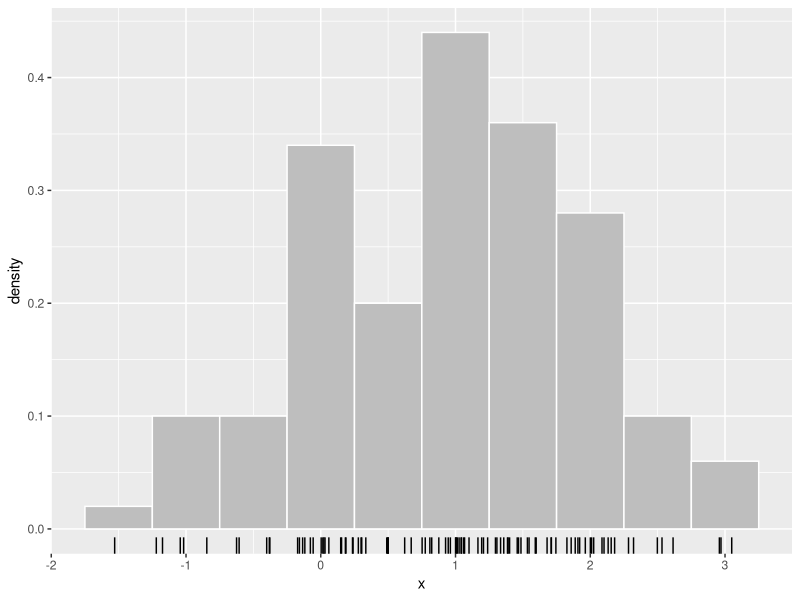
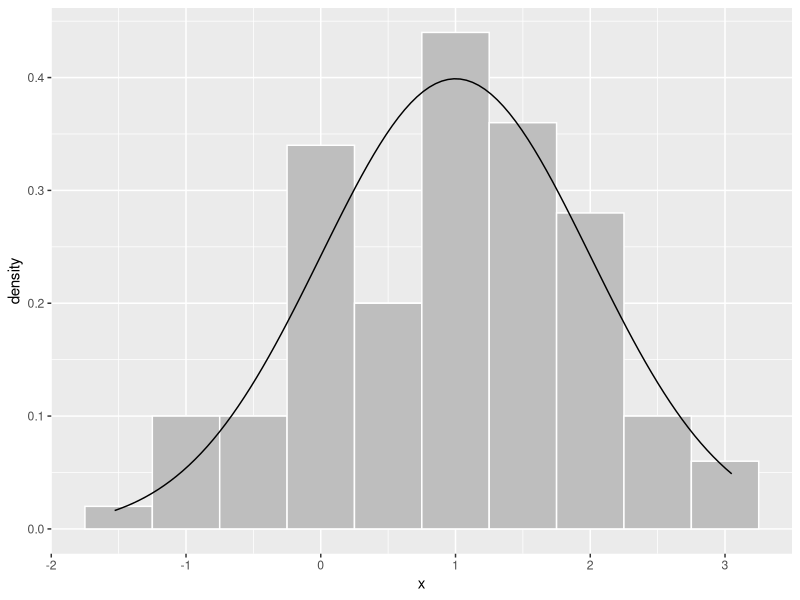
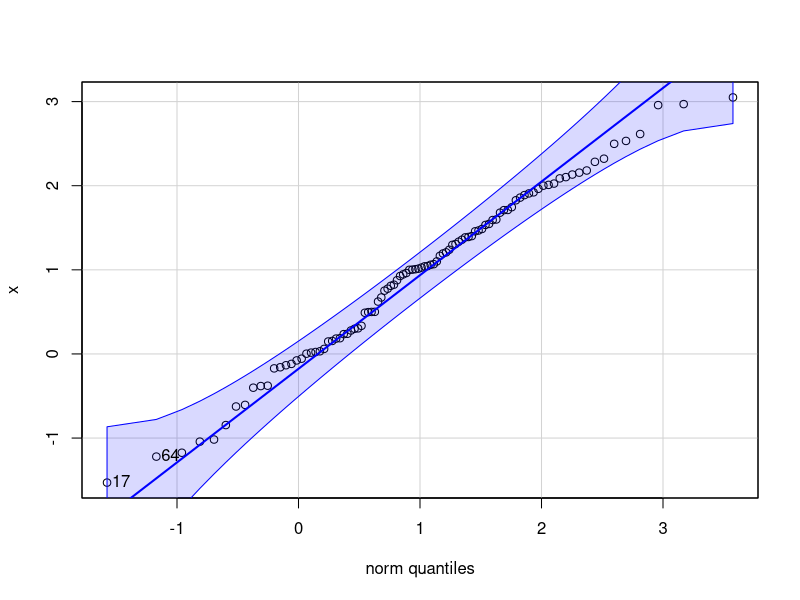
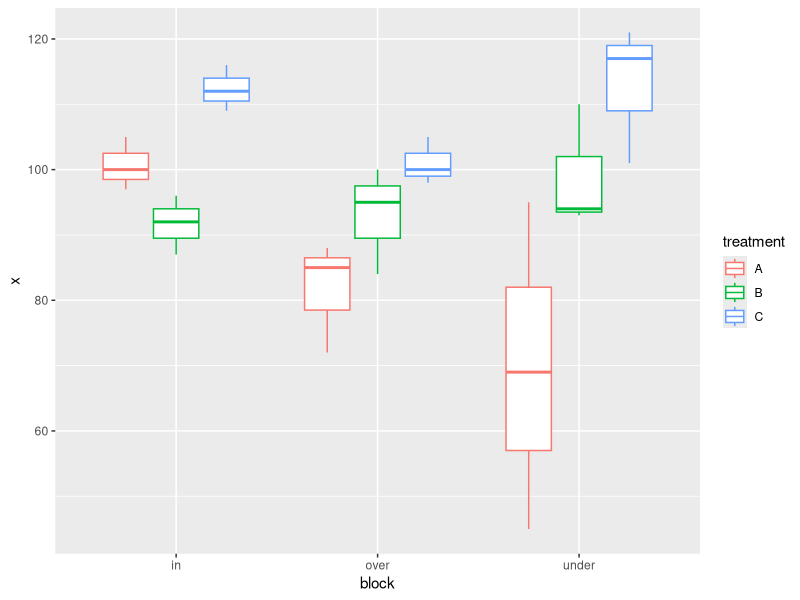
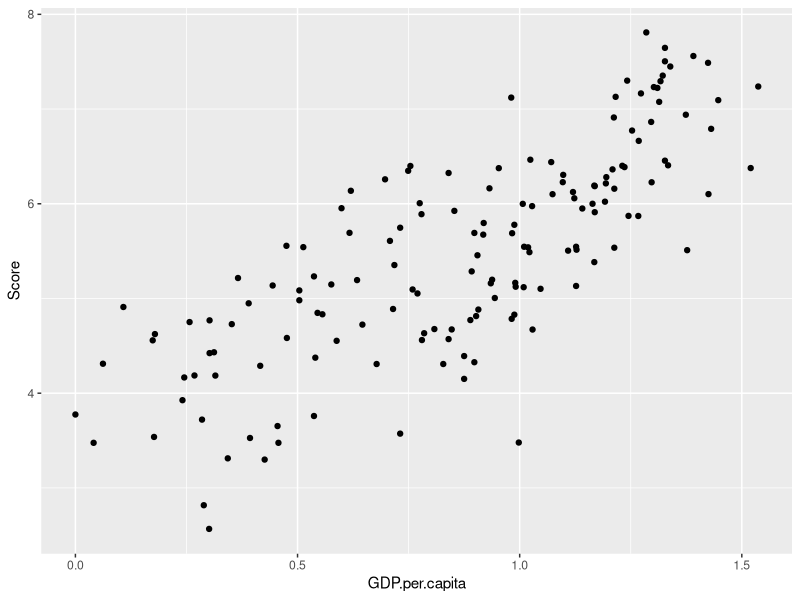

The R source for these figures, in order:
## ---- chunk 1
knitr::opts_chunk$set(echo = TRUE)
## ---- chunk 2
x = c(19,22,24,26)
x
## ---- chunk 3
x = c(128, 128, 160, 142, 157, 179,
      122, 137, 177, 177, 160, 138,
      207, 188, 181, 164, 155, 175,
      120, 208, 199, 194, 177, 195)
matrix(x, byrow = TRUE, ncol=6)

## ---- chunk 4
X = matrix(x, nrow = 4)
X
## ---- chunk 5
wbdata = read.csv("data/worldbank2020.csv")
str(wbdata)
## ---- chunk 6
with(wbdata, lm(Score ~ GDP.per.capita))
## ---- chunk 7
x = c(1,2,3,4)
y = c(5,6,7,8)
x + y
x * y
## ---- chunk 8
(X = matrix(1:6,nrow =3, ncol = 2))
X * X
## ---- chunk 9
(Y = matrix(1:6, nrow = 2, ncol = 3))
X %*% Y
## ---- chunk 10
(H = X %*% solve(t(X) %*% X) %*% t(X))
## ---- chunk 11
y = c(0,1,2)
H %*% y # H times y 
y %*% H # y times H 
## ---- chunk 12
library(tidyverse)
## ---- chunk 13
head( select(wbdata, Score) ) 
## ---- chunk 14
MASS::select(MASS::lm.ridge(Score ~ Generosity + Social.support, 
                            data = wbdata, lambda = seq(0,1,0.001)))
## ---- chunk 15
mean(x)
## ---- chunk 16
x %>% mean
## ---- chunk 17
wbdata %>% select(Score) %>% head()
## ---- chunk 18
x = (1:6)^2;block = rep(c("a","b"), each = 3)
(temp.data = data.frame(x,block))
out = temp.data %>% dplyr::group_by(block) %>% dplyr::mutate(ranks = rank(x)) 
out$ranks
## ---- chunk 19
rankinblock = function(x,block){
  require(dplyr)
  out = data.frame(x,block) %>% group_by(block) %>% mutate(ranks = rank(x))
  return(out$ranks)
}
## ---- chunk 20
rankinblock(x,block)
## ---- chunk 21
n = 10
factorial(n)
## ---- chunk 22
gtools::permutations(n = 4, r = 2, v = 1:4)
## ---- chunk 23
choose(4,2)
## ---- chunk 24
gtools::combinations(n = 4, r = 2, v = 1:4)
## ---- chunk 25
set.seed(1)
x1 = rpois(n = 3, lambda = 5) # n1 = 3
x2 = rpois(n = 2, lambda = 5) # n2 = 2
(x.combined = c(x1,x2))       # n = 5
gtools::combinations(n = 5, r = 3, v = x.combined, set = F)
## ---- chunk 26
set.seed(1)
sample(x.combined, size = 3)
sample(x.combined, size = 3)
sample(x.combined, size = 5)
## ---- chunk 27
set.seed(1)
sample(x.combined, size = 3, replace = FALSE) 
## ---- chunk 28
sample(x.combined, size = 5, replace = TRUE)
## ---- chunk 29
M = 1999
set.seed(2)
rand.mean = vector(length = M)
for(i in 1:M){
  rand.mean[i] = sample(wbdata$Score, size = 50) %>% mean
}
head(rand.mean)
## ---- chunk 30
set.seed(2)
rand.mean = replicate(M, sample(wbdata$Score, size = 50) %>% mean)
head(rand.mean)
## ---- chunk 31
allperms = gtools::combinations(n = 5, r = 3, v = x.combined, set = F)
## ---- chunk 32
sd.allperms = vector(length = choose(5,3))
for(i in 1:choose(5,3)){
  sd.allperms[i] = allperms[i,] %>% sd()
}
round(sd.allperms,2)
## ---- chunk 33
apply(allperms, 1, sd) %>% round(2)
## ---- chunk 34
apply(allperms, 2, 
      function(x){
        cv = sd(x)/mean(x)
        round(cv,2)
      })
## ---- chunk 35
x = rnorm(100, mean = 1, sd = 1)
data.frame(x = x) %>% 
  ggplot(aes(x = x)) + 
  geom_histogram(aes(y = ..density..), binwidth = .5, 
                 fill = "grey", color = "white") +
  geom_rug()
## ---- chunk 36
data.frame(x = x) %>% 
  ggplot(aes(x = x)) + 
  geom_histogram(aes(y = ..density..), binwidth = .5, 
                 fill = "grey", color = "white") +
  geom_function(fun = dnorm, args = list(mean = 1, sd = 1)) 
car::qqPlot(x, dist = "norm", mean = 1, sd = 1)
## ---- chunk 37
farm = read.csv("data/smartfarm.csv")
farm %>% ggplot(aes(x = block, y = x, color = treatment)) + 
  geom_boxplot()
## ---- chunk 38
wbdata %>% ggplot(aes(x = GDP.per.capita, y = Score)) + 
  geom_point()
